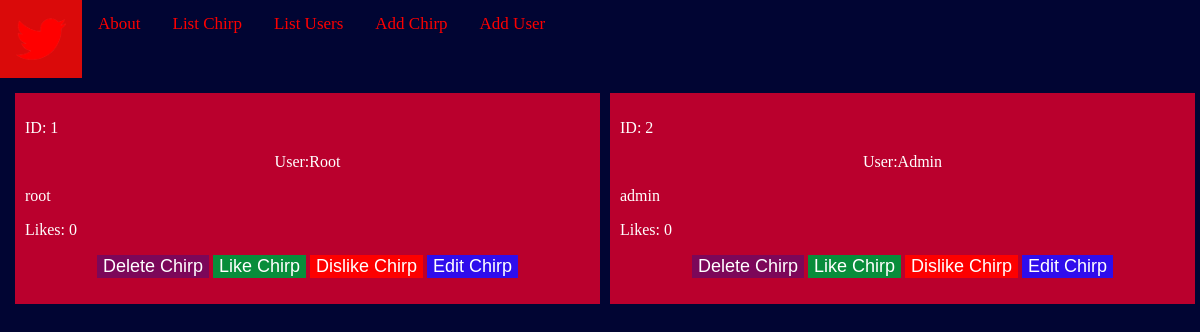
The page /index on the database as committed earlier.
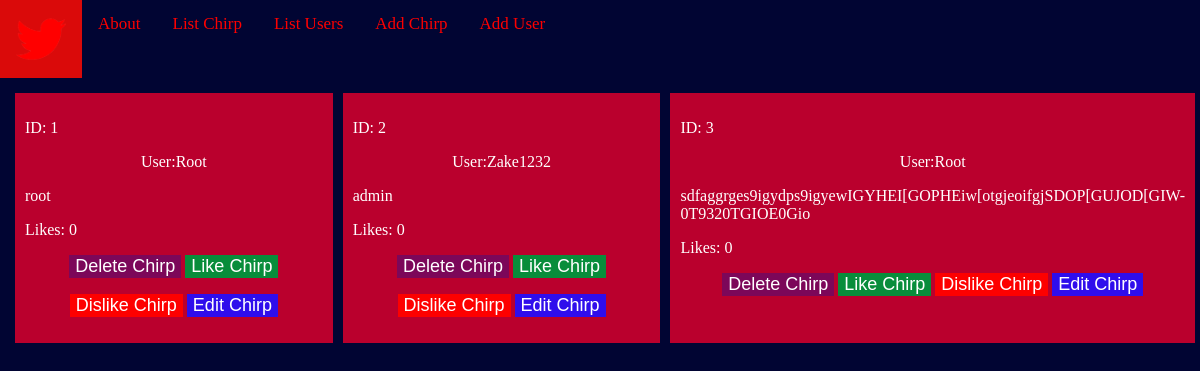
The same page on the database as committed later.
### application/models.py (models this page shows)
class Posts(db.Model):
    id = db.Column(db.Integer, primary_key=True)
    message= db.Column(db.String(280))
    likes = db.Column(db.Integer, default=0)
    userID = db.Column(db.Integer , db.ForeignKey(Users.id), nullable=False)

class Users(db.Model):
    id = db.Column(db.Integer, primary_key=True)
    userName = db.Column(db.String(30))
    firstName = db.Column(db.String(30),nullable = True)
    lastName = db.Column(db.String(30),nullable = True)
    post=db.relationship('Posts', backref='post')

### application/routes.py (the view)
@app.route('/index')
def index():
    posts = Posts.query.all()
    return render_template("task.html", ToDo=posts)

### application/templates/task.html (shortened to what this page needs)
{% extends "layout.html" %}
{% block body %}
<div class="content">
{% for todo in ToDo %}
<div class="post">
<p> ID: {{todo.id}} </p>
<p class="title">
    <a href="{{ url_for('user', id = todo.post.id) }}">
    User:{{ todo.post.userName }}
    </a>
</p>
<p>{{ todo.message }} </p>
<p> Likes: {{ todo.likes }} </p>
<div class="center">
<form action="{{ url_for('delete', id = todo.id) }}"class="form1">
<button type="Delete"class="submit4">Delete Chirp</button>
</form>
<form action="{{ url_for('like', id = todo.id) }}" class="form1">
<button type="Like" class="submit1">Like Chirp</button> </form>
<form action="{{ url_for('dislike', id = todo.id) }}" class="form1">
    <button type="Dislike" class="submit2">Dislike Chirp</button> </form>
<form action="{{ url_for('update', id = todo.id) }}"class="form1">
    <button type="Edit" class="submit3">Edit Chirp</button> </form>
</div></div>
{% endfor %}
</div>
{% endblock body%}

### application/templates/layout.html (shortened to what this page needs)
<html>
    <head>
        </head>
        <body>
            <div class="topnav">
        <a href= "{{url_for('home')}}"><img src="{{url_for('static', filename='logo.png')}}" alt="chirp-logo" style="max-width: 150px; max-height: 50px"> </img></a>
        <a href="{{ url_for('about') }}">About</a>
        <a href="{{ url_for('index') }}">List Chirp</a>
        <a href="{{ url_for('indexU') }}">List Users</a>
        <a href="{{ url_for('add') }}">Add Chirp</a>
        <a href="{{ url_for('addUser') }}">Add User</a>
    </div>
        <body>
          <div class="content">
        {% block body %}
        {% endblock body %}
        </div>
    </body>
 </html>

### application/templates/layout.html (style rules this page uses)
body { margin: 0; font-family: "Perpetua"; background-color: #010533; }
p { color: #fff; }
.topnav { overflow: hidden; background-color: #010533; }
.topnav a { float: left; color: #fd0000; text-align: center; padding: 14px 16px; text-decoration: none; font-size: 17px; }
.title { margin: 5px; text-align: center; }
.content { margin: 5px; width: 100%; display: flex; flex-direction: row; flex-wrap: wrap; word-wrap:break-word }
.post { flex: 20%; padding: 10px; margin: 5px; background-color: #BA002D; inline-size: 100%; }
.title a { color: #ffffff; text-decoration: none; }
.submit2 { background-color: #fd0000; color: white; text-align: center; display: inline-block; font-size: 18px; border: none; }
.submit4 { background-color: #7c0759; color: white; text-align: center; display: inline-block; font-size: 18px; border: none; }
.submit1 { background-color: #088d3b; color: white; text-align: center; display: inline-block; font-size: 18px; border: none; }
.submit3 { background-color: #2f0dec; color: white; text-align: center; display: inline-block; font-size: 18px; border: none; }
.form1 { display:inline-block; }
.center { text-align:center; }

Rows that differ between the two databases and show on the page:
changed through a linked row, Posts "admin": post.userName "Admin" → "Zake1232"
added Posts: id "3", post.userName "Root", message "sdfaggrges9igydps9igyewIGYHEI[GOPHEiw[otgjeoifgjSDOP[GUJOD[GIW-0T9320TGIOE0Gio", likes "0"
